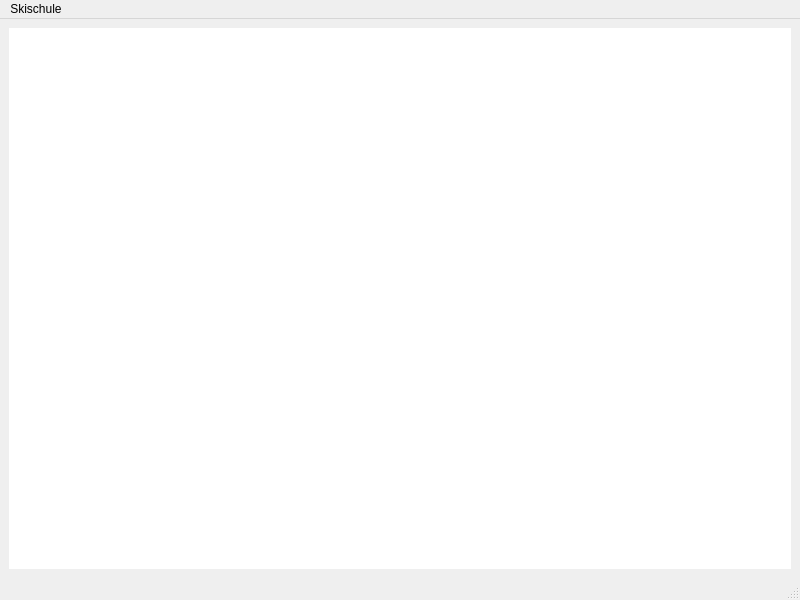
<?xml version="1.0" encoding="UTF-8"?>
<ui version="4.0">
 <class>MainWindow</class>
 <widget class="QMainWindow" name="MainWindow">
  <property name="geometry">
   <rect>
    <x>0</x>
    <y>0</y>
    <width>800</width>
    <height>600</height>
   </rect>
  </property>
  <property name="windowTitle">
   <string>MainWindow</string>
  </property>
  <widget class="QWidget" name="centralwidget">
   <layout class="QHBoxLayout" name="horizontalLayout">
    <item>
     <widget class="QTextEdit" name="displayArea">
      <property name="font">
       <font>
        <family>Book Antiqua</family>
        <pointsize>12</pointsize>
        <italic>true</italic>
       </font>
      </property>
      <property name="styleSheet">
       <string notr="true">QTextEdit {
    color: #333333;            /* Dunkelgraue Schrift */
    border-radius: 5px;
}</string>
      </property>
      <property name="undoRedoEnabled">
       <bool>false</bool>
      </property>
      <property name="readOnly">
       <bool>true</bool>
      </property>
     </widget>
    </item>
   </layout>
  </widget>
  <widget class="QStatusBar" name="statusbar"/>
  <widget class="QMenuBar" name="menuBar">
   <property name="geometry">
    <rect>
     <x>0</x>
     <y>0</y>
     <width>800</width>
     <height>17</height>
    </rect>
   </property>
   <widget class="QMenu" name="menuDatei">
    <property name="title">
     <string>Skischule</string>
    </property>
    <addaction name="separator"/>
    <addaction name="separator"/>
    <addaction name="separator"/>
    <addaction name="actionDaten_einlesen"/>
    <addaction name="actionSch_ler_verteilen"/>
    <addaction name="actionKursuebersicht_anzeigen"/>
   </widget>
   <addaction name="menuDatei"/>
  </widget>
  <action name="actionDaten_einlesen">
   <property name="text">
    <string>Daten einlesen</string>
   </property>
  </action>
  <action name="actionSch_ler_verteilen">
   <property name="text">
    <string>Schüler verteilen</string>
   </property>
  </action>
  <action name="actionKursuebersicht_anzeigen">
   <property name="text">
    <string>Kursuebersicht anzeigen</string>
   </property>
  </action>
 </widget>
 <resources/>
 <connections/>
</ui>
